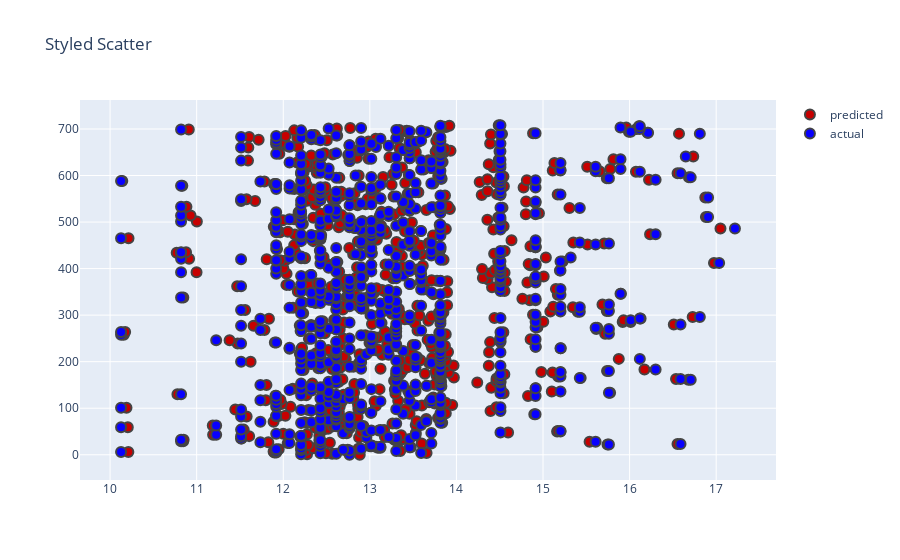

The notebook cell this image was saved under:
### Code cell
fig = go.Figure()

fig.add_trace(go.Scatter(
    x=np.log(check['pred']),
    name='predicted',
    mode='markers',
    marker_color='rgb(199, 0, 0)', hovertext=check['Player']
))

fig.add_trace(go.Scatter(
    x=np.log(check['initial']),
    name='actual',
    marker_color='rgb(8, 0, 254)',hovertext=check['Player']
))

# Set options common to all traces with fig.update_traces
fig.update_traces(mode='markers', marker_line_width=2, marker_size=10)
fig.update_layout(title='Styled Scatter', 
                  yaxis_zeroline=False, xaxis_zeroline=False)


fig.show()

### Figure 1 — Plotly figure (JSON) as saved in the notebook; plotly's stock layout.template omitted (floating-point values rounded to 4 significant figures; data arrays with more than 128 entries replaced by an {"elided": "..."} marker saying what was removed)
{"data": [{"hovertext": {"elided": "709 str values"}, "marker": {"color": "rgb(199, 0, 0)", "line": {"width": 2}, "size": 10}, "mode": "markers", "name": "predicted", "type": "scatter", "x": {"elided": "709 float values"}}, {"hovertext": {"elided": "709 str values"}, "marker": {"color": "rgb(8, 0, 254)", "line": {"width": 2}, "size": 10}, "mode": "markers", "name": "actual", "type": "scatter", "x": {"elided": "709 float values"}}], "layout": {"title": {"text": "Styled Scatter"}, "xaxis": {"zeroline": false}, "yaxis": {"zeroline": false}}}
